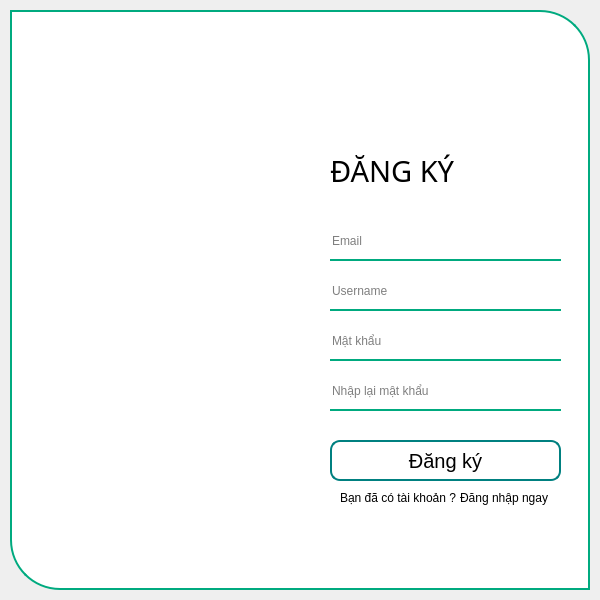
<?xml version="1.0" encoding="UTF-8"?>
<ui version="4.0">
 <class>Signin</class>
 <widget class="QMainWindow" name="Signin">
  <property name="geometry">
   <rect>
    <x>0</x>
    <y>0</y>
    <width>600</width>
    <height>600</height>
   </rect>
  </property>
  <property name="windowTitle">
   <string>MainWindow</string>
  </property>
  <widget class="QWidget" name="centralwidget">
   <layout class="QVBoxLayout" name="verticalLayout">
    <property name="spacing">
     <number>0</number>
    </property>
    <property name="leftMargin">
     <number>10</number>
    </property>
    <property name="topMargin">
     <number>10</number>
    </property>
    <property name="rightMargin">
     <number>10</number>
    </property>
    <property name="bottomMargin">
     <number>10</number>
    </property>
    <item>
     <widget class="QFrame" name="frame">
      <property name="styleSheet">
       <string notr="true">#frame.QFrame{
	border-top-right-radius: 50px;
	background-color: rgb(255, 255, 255);
	border-bottom-left-radius: 50px;
	border:2px solid rgb(0, 170, 127);
}</string>
      </property>
      <property name="frameShape">
       <enum>QFrame::NoFrame</enum>
      </property>
      <widget class="QLabel" name="label_image">
       <property name="geometry">
        <rect>
         <x>2</x>
         <y>2</y>
         <width>291</width>
         <height>576</height>
        </rect>
       </property>
       <property name="styleSheet">
        <string notr="true">#label_image.QLabel{
border-image: url(:/image/resources/pic/c6e98c7fe62448b1c87bdab855727124.jpg);
border-bottom-left-radius: 48px;
}</string>
       </property>
       <property name="text">
        <string/>
       </property>
      </widget>
      <widget class="QLabel" name="label_Dangky">
       <property name="geometry">
        <rect>
         <x>320</x>
         <y>140</y>
         <width>161</width>
         <height>41</height>
        </rect>
       </property>
       <property name="font">
        <font>
         <family>Agbalumo</family>
         <pointsize>22</pointsize>
        </font>
       </property>
       <property name="text">
        <string>ĐĂNG KÝ</string>
       </property>
      </widget>
      <widget class="QPushButton" name="Btn_Signin">
       <property name="geometry">
        <rect>
         <x>320</x>
         <y>430</y>
         <width>231</width>
         <height>41</height>
        </rect>
       </property>
       <property name="styleSheet">
        <string notr="true">QPushButton {
    color: black; /* Màu chữ */
    border: 2px solid #008080; /* Màu xanh mòng két cho viền */
	border-radius: 10px;
    padding: 2px 2px; /* Khoảng cách bên trong */
    font-size: 20px; /* Kích thước chữ */
    transition: background-color 0.3s ease; /* Hiệu ứng chuyển đổi màu nền */
}

QPushButton:hover {
	background-color: rgb(0, 170, 127); /* Màu xanh mòng két khi hover */
    color: white; /* Màu chữ khi hover */
}</string>
       </property>
       <property name="text">
        <string>Đăng ký</string>
       </property>
      </widget>
      <widget class="QLabel" name="label_title">
       <property name="geometry">
        <rect>
         <x>330</x>
         <y>480</y>
         <width>121</width>
         <height>16</height>
        </rect>
       </property>
       <property name="text">
        <string>Bạn đã có tài khoản ?</string>
       </property>
      </widget>
      <widget class="QLineEdit" name="lineEdit_4">
       <property name="geometry">
        <rect>
         <x>320</x>
         <y>370</y>
         <width>231</width>
         <height>31</height>
        </rect>
       </property>
       <property name="styleSheet">
        <string notr="true">border: none;
padding-bottom: 7px;
color: rgb(0, 0, 0);
border-bottom:2px solid rgb(0, 170, 127);</string>
       </property>
       <property name="text">
        <string/>
       </property>
       <property name="placeholderText">
        <string>Nhập lại mật khẩu</string>
       </property>
      </widget>
      <widget class="QLineEdit" name="lineEdit_3">
       <property name="geometry">
        <rect>
         <x>320</x>
         <y>320</y>
         <width>231</width>
         <height>31</height>
        </rect>
       </property>
       <property name="styleSheet">
        <string notr="true">border: none;
padding-bottom: 7px;
color: rgb(0, 0, 0);
border-bottom:2px solid rgb(0, 170, 127);</string>
       </property>
       <property name="placeholderText">
        <string>Mật khẩu</string>
       </property>
      </widget>
      <widget class="QLabel" name="label_Exit">
       <property name="geometry">
        <rect>
         <x>540</x>
         <y>20</y>
         <width>21</width>
         <height>21</height>
        </rect>
       </property>
       <property name="styleSheet">
        <string notr="true">border-image: url(:/icon/resources/icon-pack/exit_icon.png);</string>
       </property>
       <property name="text">
        <string/>
       </property>
      </widget>
      <widget class="QLabel" name="label_Return">
       <property name="geometry">
        <rect>
         <x>310</x>
         <y>20</y>
         <width>21</width>
         <height>21</height>
        </rect>
       </property>
       <property name="styleSheet">
        <string notr="true">border-image: url(:/icon/resources/icon-pack/arrow_icon.png);</string>
       </property>
       <property name="text">
        <string/>
       </property>
      </widget>
      <widget class="QLabel" name="label_Login">
       <property name="geometry">
        <rect>
         <x>450</x>
         <y>480</y>
         <width>91</width>
         <height>16</height>
        </rect>
       </property>
       <property name="styleSheet">
        <string notr="true">QLabel:hover{
	color: rgb(170, 255, 255);
}</string>
       </property>
       <property name="text">
        <string>Đăng nhập ngay</string>
       </property>
      </widget>
      <widget class="QLineEdit" name="lineEdit_2">
       <property name="geometry">
        <rect>
         <x>320</x>
         <y>270</y>
         <width>231</width>
         <height>31</height>
        </rect>
       </property>
       <property name="styleSheet">
        <string notr="true">border: none;
padding-bottom: 7px;
color: rgb(0, 0, 0);
border-bottom:2px solid rgb(0, 170, 127);</string>
       </property>
       <property name="text">
        <string/>
       </property>
       <property name="placeholderText">
        <string>Username</string>
       </property>
      </widget>
      <widget class="QLineEdit" name="lineEdit">
       <property name="geometry">
        <rect>
         <x>320</x>
         <y>220</y>
         <width>231</width>
         <height>31</height>
        </rect>
       </property>
       <property name="styleSheet">
        <string notr="true">border: none;
padding-bottom: 7px;
color: rgb(0, 0, 0);
border-bottom:2px solid rgb(0, 170, 127);</string>
       </property>
       <property name="placeholderText">
        <string>Email</string>
       </property>
      </widget>
     </widget>
    </item>
   </layout>
  </widget>
 </widget>
 <resources>
  <include location="../image.qrc"/>
 </resources>
 <connections/>
</ui>
